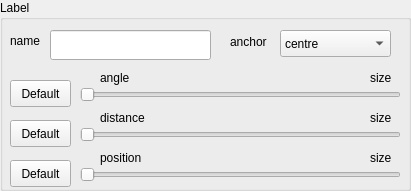
    <widget class="QGroupBox" name="sg_groupBox_label">
     <property name="geometry">
      <rect>
       <x>10</x>
       <y>190</y>
       <width>411</width>
       <height>191</height>
      </rect>
     </property>
     <property name="title">
      <string>Label</string>
     </property>
     <widget class="QLabel" name="label_40">
      <property name="geometry">
       <rect>
        <x>10</x>
        <y>26</y>
        <width>41</width>
        <height>31</height>
       </rect>
      </property>
      <property name="focusPolicy">
       <enum>Qt::ClickFocus</enum>
      </property>
      <property name="text">
       <string>name</string>
      </property>
     </widget>
     <widget class="QLineEdit" name="sg_le_name">
      <property name="geometry">
       <rect>
        <x>50</x>
        <y>30</y>
        <width>161</width>
        <height>30</height>
       </rect>
      </property>
      <property name="focusPolicy">
       <enum>Qt::ClickFocus</enum>
      </property>
     </widget>
     <widget class="QPushButton" name="sg_pb_default_label_angle">
      <property name="geometry">
       <rect>
        <x>10</x>
        <y>80</y>
        <width>61</width>
        <height>27</height>
       </rect>
      </property>
      <property name="focusPolicy">
       <enum>Qt::NoFocus</enum>
      </property>
      <property name="text">
       <string>Default</string>
      </property>
     </widget>
     <widget class="QSlider" name="sg_hslider_label_angle">
      <property name="geometry">
       <rect>
        <x>80</x>
        <y>80</y>
        <width>321</width>
        <height>29</height>
       </rect>
      </property>
      <property name="focusPolicy">
       <enum>Qt::ClickFocus</enum>
      </property>
      <property name="maximum">
       <number>360</number>
      </property>
      <property name="singleStep">
       <number>1</number>
      </property>
      <property name="value">
       <number>0</number>
      </property>
      <property name="orientation">
       <enum>Qt::Horizontal</enum>
      </property>
     </widget>
     <widget class="QLabel" name="label_41">
      <property name="geometry">
       <rect>
        <x>100</x>
        <y>70</y>
        <width>81</width>
        <height>17</height>
       </rect>
      </property>
      <property name="focusPolicy">
       <enum>Qt::ClickFocus</enum>
      </property>
      <property name="text">
       <string>angle</string>
      </property>
     </widget>
     <widget class="QLabel" name="sg_label_label_angle">
      <property name="geometry">
       <rect>
        <x>370</x>
        <y>70</y>
        <width>41</width>
        <height>17</height>
       </rect>
      </property>
      <property name="focusPolicy">
       <enum>Qt::ClickFocus</enum>
      </property>
      <property name="text">
       <string>size</string>
      </property>
     </widget>
     <widget class="QPushButton" name="sg_pb_default_label_distance">
      <property name="geometry">
       <rect>
        <x>10</x>
        <y>120</y>
        <width>61</width>
        <height>27</height>
       </rect>
      </property>
      <property name="focusPolicy">
       <enum>Qt::NoFocus</enum>
      </property>
      <property name="text">
       <string>Default</string>
      </property>
     </widget>
     <widget class="QSlider" name="sg_hslider_label_distance">
      <property name="geometry">
       <rect>
        <x>80</x>
        <y>120</y>
        <width>321</width>
        <height>29</height>
       </rect>
      </property>
      <property name="focusPolicy">
       <enum>Qt::ClickFocus</enum>
      </property>
      <property name="maximum">
       <number>360</number>
      </property>
      <property name="singleStep">
       <number>1</number>
      </property>
      <property name="value">
       <number>0</number>
      </property>
      <property name="orientation">
       <enum>Qt::Horizontal</enum>
      </property>
     </widget>
     <widget class="QLabel" name="label_42">
      <property name="geometry">
       <rect>
        <x>100</x>
        <y>110</y>
        <width>101</width>
        <height>17</height>
       </rect>
      </property>
      <property name="focusPolicy">
       <enum>Qt::ClickFocus</enum>
      </property>
      <property name="text">
       <string>distance</string>
      </property>
     </widget>
     <widget class="QLabel" name="sg_label_label_distance">
      <property name="geometry">
       <rect>
        <x>370</x>
        <y>110</y>
        <width>41</width>
        <height>17</height>
       </rect>
      </property>
      <property name="focusPolicy">
       <enum>Qt::ClickFocus</enum>
      </property>
      <property name="text">
       <string>size</string>
      </property>
     </widget>
     <widget class="QLabel" name="label_43">
      <property name="geometry">
       <rect>
        <x>230</x>
        <y>26</y>
        <width>51</width>
        <height>31</height>
       </rect>
      </property>
      <property name="text">
       <string>anchor</string>
      </property>
     </widget>
     <widget class="QComboBox" name="sg_cb_selector_label_anchor">
      <property name="geometry">
       <rect>
        <x>280</x>
        <y>30</y>
        <width>111</width>
        <height>27</height>
       </rect>
      </property>
      <property name="focusPolicy">
       <enum>Qt::ClickFocus</enum>
      </property>
      <item>
       <property name="text">
        <string>centre</string>
       </property>
      </item>
      <item>
       <property name="text">
        <string>north</string>
       </property>
      </item>
      <item>
       <property name="text">
        <string>north west</string>
       </property>
      </item>
      <item>
       <property name="text">
        <string>west</string>
       </property>
      </item>
      <item>
       <property name="text">
        <string>south west</string>
       </property>
      </item>
      <item>
       <property name="text">
        <string>south</string>
       </property>
      </item>
      <item>
       <property name="text">
        <string>south east</string>
       </property>
      </item>
      <item>
       <property name="text">
        <string>east</string>
       </property>
      </item>
      <item>
       <property name="text">
        <string>north east</string>
       </property>
      </item>
     </widget>
     <widget class="QSlider" name="sg_hslider_label_position">
      <property name="geometry">
       <rect>
        <x>80</x>
        <y>160</y>
        <width>321</width>
        <height>29</height>
       </rect>
      </property>
      <property name="focusPolicy">
       <enum>Qt::ClickFocus</enum>
      </property>
      <property name="maximum">
       <number>100</number>
      </property>
      <property name="singleStep">
       <number>5</number>
      </property>
      <property name="value">
       <number>0</number>
      </property>
      <property name="orientation">
       <enum>Qt::Horizontal</enum>
      </property>
     </widget>
     <widget class="QLabel" name="sg_label_label_position">
      <property name="geometry">
       <rect>
        <x>370</x>
        <y>150</y>
        <width>41</width>
        <height>17</height>
       </rect>
      </property>
      <property name="focusPolicy">
       <enum>Qt::ClickFocus</enum>
      </property>
      <property name="text">
       <string>size</string>
      </property>
     </widget>
     <widget class="QLabel" name="label_56">
      <property name="geometry">
       <rect>
        <x>100</x>
        <y>150</y>
        <width>81</width>
        <height>17</height>
       </rect>
      </property>
      <property name="focusPolicy">
       <enum>Qt::ClickFocus</enum>
      </property>
      <property name="text">
       <string>position</string>
      </property>
     </widget>
     <widget class="QPushButton" name="sg_pb_default_label_position">
      <property name="geometry">
       <rect>
        <x>10</x>
        <y>160</y>
        <width>61</width>
        <height>27</height>
       </rect>
      </property>
      <property name="focusPolicy">
       <enum>Qt::NoFocus</enum>
      </property>
      <property name="text">
       <string>Default</string>
      </property>
     </widget>
    </widget>
